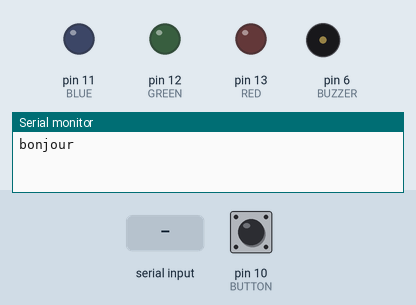
Recording of a sketch running on a simulated Arduino Uno, built with avr-gcc and run on an emulated ATmega328P. On the bench: output pins drawn as LEDs (lit = HIGH), buzzer (waves = sounding), the last lines printed to the serial monitor. Inputs (shaded band) come from the test bench; at power-on: pin 10 (BUTTON) LOW.

Above: at 1.2 s.
1.3 s: "0\n" received over the second serial link
At 2.4 s:
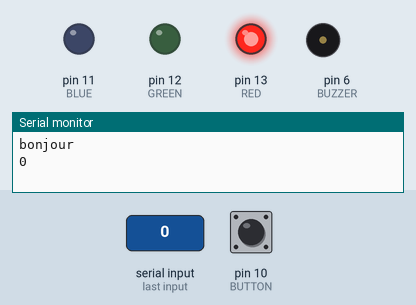
2.8 s: "2\n" received over the second serial link
At 3.6 s:
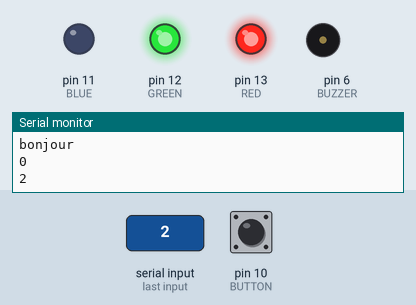
4.3 s: "1\n" received over the second serial link
At 4.7 s:
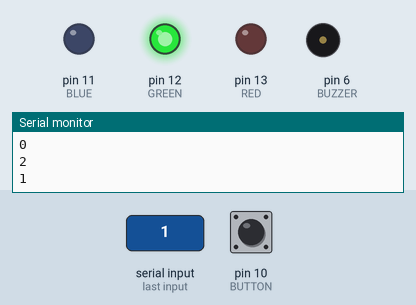
5.8 s: "4\n" received over the second serial link
At 7.0 s:
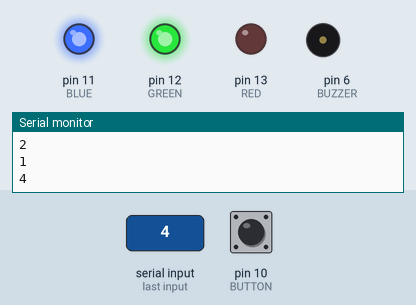
7.3 s: "3\n" received over the second serial link
At 8.2 s:
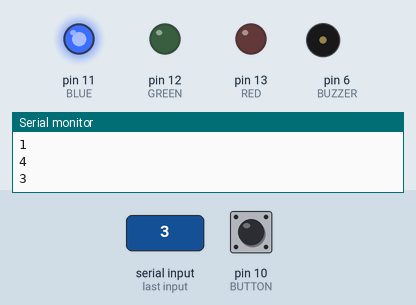
8.8 s: "6\n" received over the second serial link
At 9.3 s:
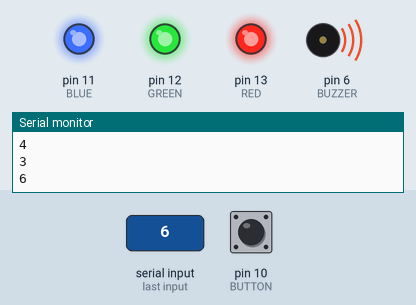
Timing chart, 0 to 11.3 s (numbered marks = the images above; inputs shaded):
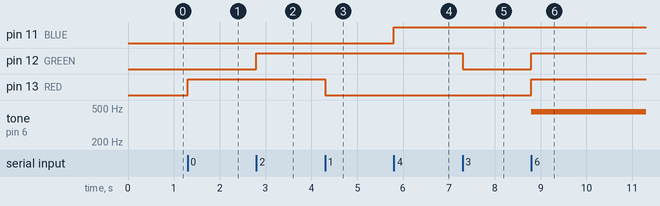

Measured:
- after the input at 1.3 s, pin 13 (RED): LOW → HIGH at once
- after the input at 2.8 s, pin 12 (GREEN): LOW → HIGH at once
- after the input at 4.3 s, pin 13 (RED): HIGH → LOW at once
- after the input at 5.8 s, pin 11 (BLUE): LOW → HIGH at once
- after the input at 7.3 s, pin 12 (GREEN): HIGH → LOW at once
- after the input at 8.8 s, pin 12 (GREEN), pin 13 (RED): LOW → HIGH at once; tone on pin 6 (BUZZER): silent → 450 Hz at once

The sketch:

source.ino
```cpp
#define RED 13
#define GREEN 12
#define BLUE 11
#define BUTTON 10
#define BUZZER 6


#include <SoftwareSerial.h>

SoftwareSerial HC05(2, 3);
char Incoming_value = 0;
int buttonState = 0;

void setup()
{
  Serial.begin(9600);
  HC05.begin(9600);
  Serial.begin(9600);
  while (!Serial) {
    Serial.println("erreur") ; // wait for serial port to connect. Needed for native USB port only
  }
  Serial.println("bonjour") ;
  HC05.println("hello, word");
  pinMode(RED, OUTPUT);
  pinMode(GREEN, OUTPUT);
  pinMode(BLUE, OUTPUT);
  pinMode(BUTTON, INPUT);
}

void loop()
{
  if (HC05.available() > 0)
  {
    Incoming_value = HC05.read();
    Serial.print(Incoming_value);
    Serial.print("\n");
    if (Incoming_value == '0')
      digitalWrite(RED, HIGH);
    else if (Incoming_value == '1')
      digitalWrite(RED, LOW);


    if (Incoming_value == '2')
      digitalWrite(GREEN, HIGH);
    else if (Incoming_value == '3')
      digitalWrite(GREEN, LOW);


    if (Incoming_value == '4')
      digitalWrite(BLUE, HIGH);
    else if (Incoming_value == '5')
      digitalWrite(BLUE, LOW);


    if (Incoming_value == '6')
    {
      buttonState = digitalRead(BUTTON);
      if (buttonState == LOW)
      {
        while (buttonState == LOW)
        {
          tone (BUZZER,450);
          buttonState = digitalRead(BUTTON);
          digitalWrite(RED, HIGH);
          digitalWrite(GREEN, HIGH);
          digitalWrite(BLUE, HIGH);

          delay(1000);

          digitalWrite(RED, LOW);
          digitalWrite(GREEN, LOW);
          digitalWrite(BLUE, LOW);
        }
      }
    }
    else if (Incoming_value == '7')
      {noTone (BUZZER);}


  }
}
```
